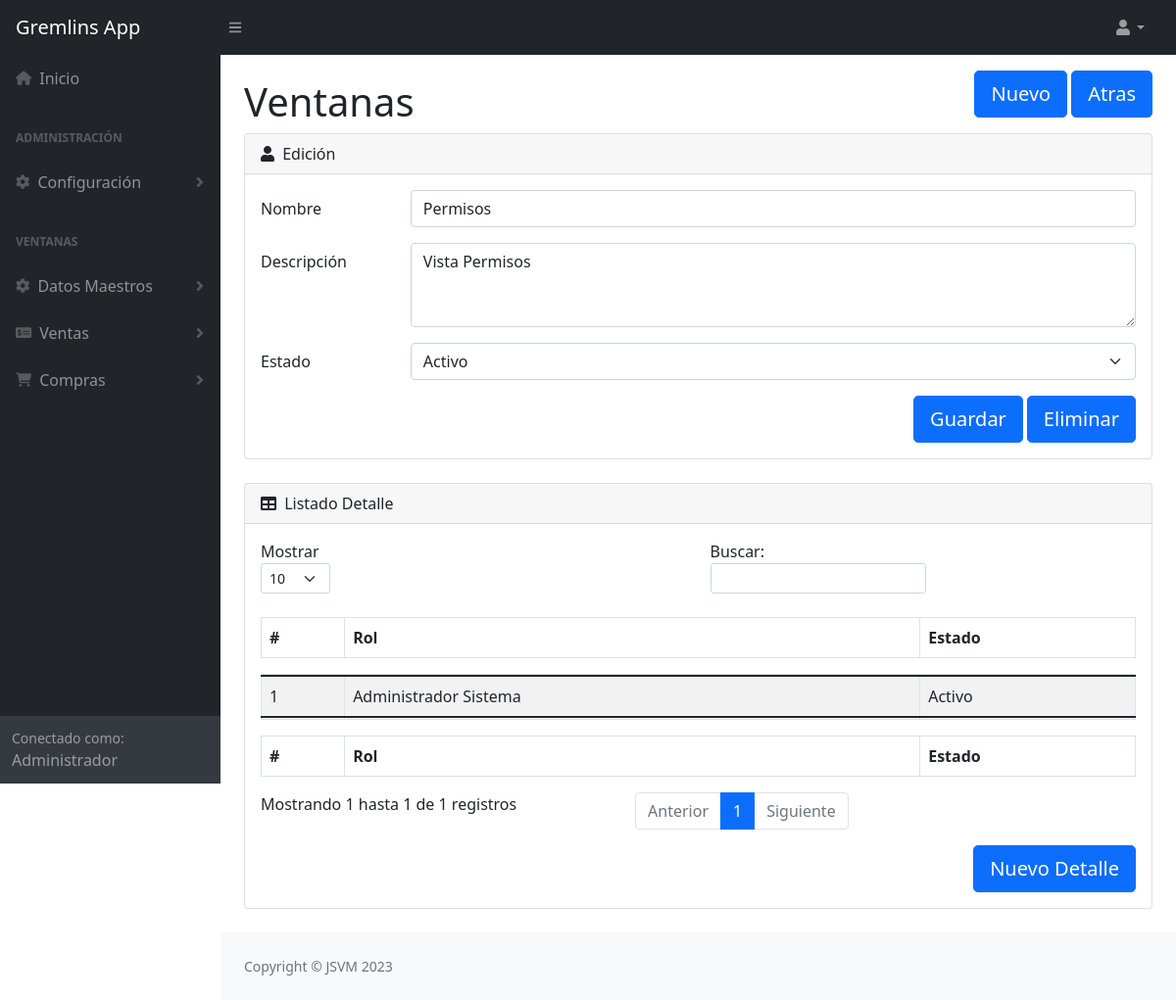
Screenshot of /?pid=vista&sid=1 (signed in) with the database file from the repository.
### tables this page shows
CREATE TABLE `gr_menu` (
  `gr_menu_ID` int(10) NOT NULL,
  `ACTIVO` char(1) NOT NULL DEFAULT 'S',
  `ACTUALIZADO_POR` int(10) NOT NULL,
  `ULTIMA_ACTUALIZACION` timestamp NOT NULL DEFAULT current_timestamp() ON UPDATE current_timestamp(),
  `MENU` varchar(45) NOT NULL
);

CREATE TABLE `gr_view` (
  `GR_VIEW_ID` int(10) NOT NULL,
  `ACTIVO` char(1) NOT NULL DEFAULT 'S',
  `ACTUALIZADO_POR` int(10) NOT NULL,
  `ULTIMA_ACTUALIZACION` timestamp NOT NULL DEFAULT current_timestamp() ON UPDATE current_timestamp(),
  `VISTA` text NOT NULL,
  `DESCRIPCION` text DEFAULT NULL,
  `GR_SUB_MENU_ID` int(10) NOT NULL,
  `VENTANA` varchar(45) NOT NULL
);

CREATE TABLE `gr_view_line` (
  `gr_view_line_ID` int(10) NOT NULL,
  `ACTIVO` char(1) NOT NULL DEFAULT 'S',
  `ACTUALIZADO_POR` int(10) NOT NULL,
  `ULTIMA_ACTUALIZACION` timestamp NOT NULL DEFAULT current_timestamp() ON UPDATE current_timestamp(),
  `gr_role_ID` int(10) NOT NULL,
  `gr_view_ID` int(10) NOT NULL
);

### src/view/html/menu_vertical.php (the view, shortened to what the rows shown need)
<div id="layoutSidenav">
    <div id="layoutSidenav_nav">
        <nav class="sb-sidenav accordion sb-sidenav-dark" id="sidenavAccordion">
            <div class="sb-sidenav-menu">
                <div class="nav">
                    <div>
                        <a class="nav-link" href="?pid=principal">
                        </a>
                    </div>
                    <?php
                    $menu = new Menu("", "", $user['GR_USER_ID']);
                    $menus = $menu->consultarTodo();
                    foreach ($menus as $r) {
                    ?>
                        <div class="sb-sidenav-menu-heading" id=<?php echo $r->getGR_MENU_ID(); ?>><?php echo $r->getMENU(); ?></div>
                        <?php
                        $submenu = new SubMenu("", "", $r->getGR_MENU_ID(), "", $user['GR_USER_ID']);
                        $submenus = $submenu->consultarTodo();
                        foreach ($submenus as $d) {
                        ?>
                            <a class="nav-link collapsed" href="#" data-bs-toggle="collapse" data-bs-target="#collapseLayouts-<?php echo $d->getGR_SUB_MENU_ID(); ?>" aria-expanded="false" aria-controls="collapseLayouts-<?php echo $d->getGR_SUB_MENU_ID(); ?>">
                                <div class="sb-nav-link-icon"><i class="<?php echo $d->getICONO(); ?>"></i></div>
                                <?php echo $d->getSUBMENU(); ?>
                                <div class="sb-sidenav-collapse-arrow"><i class="fas fa-angle-down"></i></div>
                            </a>
                        <?php
                        }
                        ?>
                    <?php
                    }
                    ?>
                </div>
            </div>
        </nav>
    </div>

### src/view/vista.php (shortened to what the rows shown need)
<?php
$user = $_SESSION['user'];
require_once("src/model/Vista.php");
require_once("src/model/VistaDetalle.php");
require_once("src/model/Menu.php");
require_once("src/model/SubMenu.php");
require_once("src/view/html/menu_superior.php");
require_once("src/view/html/menu_vertical.php");
$gr_view_id = "";
$view = "";
$descripcion = "";
$activo = "";
$action = "grid";
if (isset($_GET["sid"])) {
    if ($_GET["sid"] != "0") {
        $consultarVista = new Vista($_GET["sid"]);
        $num_rows = $consultarVista->consultar();
        if ($num_rows > 0) {
            $gr_view_id = $consultarVista->getGR_VIEW_ID();
            $view = $consultarVista->getVISTA();
            $descripcion = $consultarVista->getDESCRIPCION();
            $activo = $consultarVista->getACTIVO();
            $action = "edit";
        }
    } else {
        $action = "new";
    }
}
$title2 = "";
?>
<div id="layoutSidenav_content">
    <main>
        <div class="container-fluid px-4">
            <div class="row align-items-center">
                <div class="col">
                    <h1 class="mt-4">Ventanas<?php echo $title2; ?></h1>
                </div>
            </div>
            <?php if ($action == "edit" || $action == "new") { ?>
                <div class="row">
                    <div class="col-xl-12">
                        <div class="card mb-4">
                            <div class="card-header">
                                <i class="fas fa-user me-1 "></i>
                                Edición
                            </div>
                            <div class="card-body">
                                <form id="form_view" method="POST" action="src/controller/VistaCTL.php">
                                    <div class="mb-3 row">
                                        <label for="inputVista" class="col-sm-2 col-form-label">Nombre</label>
                                        <div class="col-sm-10">
                                            <input type="text" class="form-control" id="inputVista" name="inputVista" value="<?php echo $view; ?>" required>
                                        </div>
                                    </div>
                                    <div class="mb-3 row">
                                        <label for="inputDescripcion" class="col-sm-2 col-form-label">Descripción</label>
                                        <div class="col-sm-10">
                                            <textarea class="form-control" id="inputDescripcion" name="inputDescripcion" rows="3"><?php echo $descripcion; ?></textarea>
                                        </div>
                                    </div>
                                    <div class="mb-3 row">
                                        <label for="selectActivo" class="col-sm-2 col-form-label">Estado</label>
                                        <div class="col-sm-10">
                                            <select class="form-select" id="selectActivo" name="selectActivo" aria-label="selectActivo" required>
                                                <option value="S" <?php if ($activo == "Activo") {
                                                                        echo "selected";
                                                                    } ?>>Activo</option>
                                            </select>
                                        </div>
                                    </div>
                                    <div class="d-grid gap-1 d-md-flex justify-content-md-end">
                                        <input class="btn btn-primary btn-lg" type="submit" name="guardar" id="guardar" value="Guardar">
                                        <input class="btn btn-primary btn-lg" type="submit" name="eliminar" id="eliminar" value="Eliminar">
                                    </div>
                                </form>
                            </div>
                        </div>
                    </div>
                </div>
            <?php } ?>
            <?php if ($action == "edit") { ?>
                <div class="card mb-4">
                    <div class="card-header">
                        <i class="fas fa-table me-1"></i>
                        Listado Detalle
                    </div>
                    <div class="card-body">
                        <div class="table-responsive">
                            <table class="table table-bordered table-hover table-striped display compact table-header" id="dataTableJS" width="100%" cellspacing="0">
                                <thead>
                                    <tr>
                                        <th>#</th>
                                        <th>Rol</th>
                                        <th>Estado</th>
                                    </tr>
                                </thead>
                                <tfoot>
                                    <tr>
                                        <th>#</th>
                                        <th>Rol</th>
                                        <th>Estado</th>
                                    </tr>
                                </tfoot>
                                <tbody>
                                    <?php
                                    $viewDetalle = new VistaDetalle("", "", "", "", $gr_view_id);
                                    $viewDetalles = $viewDetalle->consultarTodo();
                                    $num_regD = 0;
                                    foreach ($viewDetalles as $u) {
                                    ?>
                                        <tr id="tr-<?php print_r($u->getGR_VIEW_LINE_ID()); ?>" onclick="document.location='?pid=vista&sid=<?php print_r($gr_view_id); ?>&did=<?php print_r($u->getGR_VIEW_LINE_ID()); ?>'">
                                            <td><?php $num_regD = $num_regD + 1;
                                                print_r($num_regD); ?></td>
                                            <td><?php echo $u->getROL(); ?></td>
                                            <td><?php echo $u->getACTIVO(); ?></td>
                                        </tr>
                                    <?php
                                    }
                                    ?>
                                </tbody>
                            </table>
                        </div>
                        <form id="form_viewD" method="POST" action="src/controller/VistaDetalleCTL.php">
                            <div class="d-grid gap-1 d-md-flex justify-content-md-end">
                                <input class="btn btn-primary btn-lg" type="submit" name="nuevo" id="nuevo" value="Nuevo Detalle">
                            </div>
                        </form>
                    </div>
                </div>
            <?php } ?>
        </div>
    </main>
    <?php
    require_once("src/view/html/footer.php");
    ?>

### rows the page displays
gr_menu: SUBMENU "Configuración"
gr_menu: SUBMENU "Datos Maestros", SUBMENU "Ventas", SUBMENU "Compras"
gr_view: inputVista "Permisos", inputDescripcion "Vista Permisos"
gr_view_line: value "1", ROL "Administrador Sistema", ACTIVO "Activo"

### other values shown
$r->getMENU() "ADMINISTRACIÓN"
$r->getMENU() "VENTANAS"
$user['USUARIO'] "Administrador"
